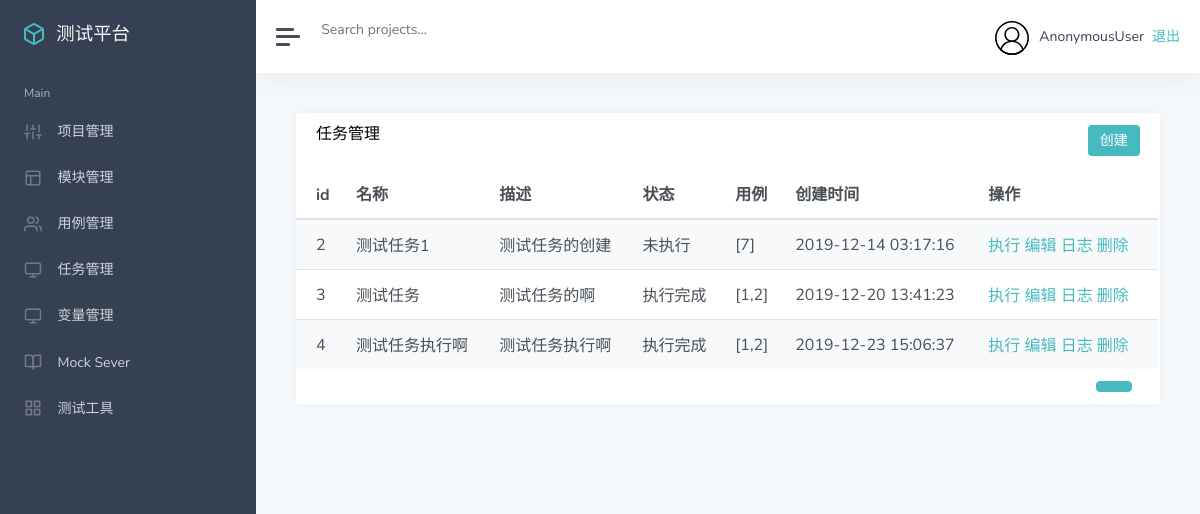
The app's page /task/task_list/ with its own data.
### app_task/models.py (models this page shows, shortened)
class TestTask(models.Model):
    name = models.CharField("名称", max_length=100, blank=False, default="")
    describe = models.TextField("描述", default="")
    status = models.IntegerField("状态", default=0)   #0:未执行、1：执行中、2：执行完成
    cases = models.TextField("关联用例", default="")
    create_time = models.DateTimeField("创建时间", auto_now_add=True)

### app_task/views.py (the view)
# urls.py: path('task_list/', views.task_list),
def task_list(request):
    task = TestTask.objects.all()
    return render(request, 'task/list.html',{
        "task":task
    })

### templates/task/list.html (shortened to what this page needs)
{% extends "manage.html" %}
{% block manage %}
<div class="card flex-fill">
    <div class="card-header">
        <h5 class="card-title mb-0" style="float:left">任务管理</h5>
        <button onclick="add()" type="button" class="btn btn-primary" style="float:right">创建</button>
    </div>
    <div id="datatables-dashboard-traffic_wrapper" class="dataTables_wrapper dt-bootstrap4 no-footer">
        <div class="row">
            <div class="col-sm-12">
                <table id="datatables-dashboard-traffic" class="table table-striped my-0 dataTable no-footer"
                    role="grid" aria-describedby="datatables-dashboard-traffic_info">
                    <thead>
                        <tr role="row">
                            <th>id</th>
                            <th>名称</th>
                            <th>描述</th>
                            <th>状态</th>
                            <th>用例</th>
                            <th>创建时间</th>
                            <th>操作</th>
                        </tr>
                    </thead>
                    <tbody>
                        {% for t in task %}
                        <tr role="row" class="odd">
                            <td>{{ t.id }}</td>
                            <td>{{ t.name }}</td>
                            <td>{{ t.describe }}</td>
                            {% if t.status == 0 %}
                                <td>未执行</td>
                            {% endif %}
                             {% if t.status == 2 %}
                                <td>执行完成</td>
                            {% endif %}
                            <td>{{ t.cases }}</td>
                            <td>{{ t.create_time | date:"Y-m-d H:i:s"}}</td>
                            <td>
                                <a href="/task/task_run/{{t.id}}/">执行</a>
                                <a href="/task/task_edit/{{t.id}}/">编辑</a>
                                <a href="/task/task_log/{{t.id}}/">日志</a>
                                <a style="color:#47bac1" onclick="case_delete({{ c.id }})">删除</a>
                            </td>
                        </tr>
                        {% endfor %}
                    </tbody>
                </table>
            </div>
        </div>
        <div class="row">
            <div class="col-sm-12 col-md-5">
                <div class="dataTables_info" id="datatables-dashboard-traffic_info" role="status" aria-live="polite">
                </div>
            </div>
            <div class="col-sm-12 col-md-7">
                <div class="dataTables_paginate paging_simple_numbers" id="datatables-dashboard-traffic_paginate">
                    <ul class="pagination">
                        <li class="paginate_button page-item active">
                            <a href="#" aria-controls="datatables-dashboard-traffic" data-dt-idx="1" tabindex="0"
                                class="page-link">{{ case_projects.number }}</a>
                        </li>
                    </ul>
                </div>
            </div>
        </div>
    </div>
</div>
{% endblock %}

### records on screen
TestTask: id "2", name "测试任务1", describe "测试任务的创建", status "未执行", cases "[7]", create_time "2019-12-14 03:17:16"
TestTask: id "3", name "测试任务", describe "测试任务的啊", status "执行完成", cases "[1,2]", create_time "2019-12-20 13:41:23"
TestTask: id "4", name "测试任务执行啊", describe "测试任务执行啊", status "执行完成", cases "[1,2]", create_time "2019-12-23 15:06:37"

### other values on screen
{{ user }} "AnonymousUser"
